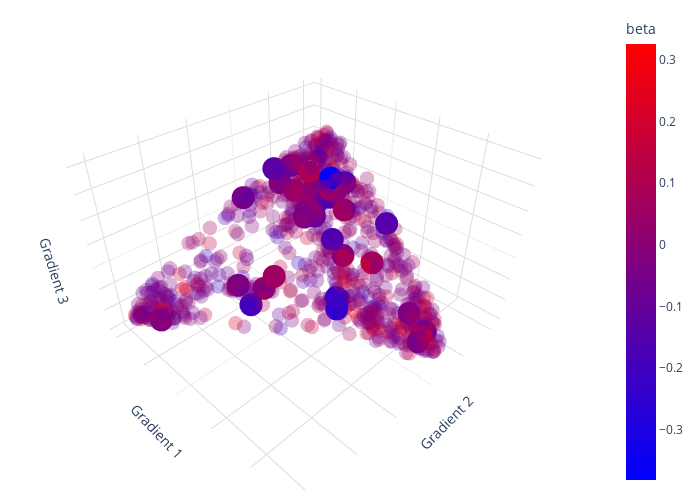

Write notebook code for a chart like this one.
### Code cell
import plotly.express as px

fig1 = px.scatter_3d(results, x="Grad2_dep", y="Grad1_dep", z="Grad3_dep",
              color_continuous_scale='Bluered', color='beta', opacity=0.3)
# Create a copy of the initial scatter plot and modify it to only show significant dots with a different color

fig1.update_traces(marker_size=5)

fig1.update_layout(scene=dict(
                    xaxis=dict(
                         backgroundcolor="white",
                         gridcolor="rgb(220, 220, 220)",
                         showbackground=True,
                         zerolinecolor="white",
                         title="Gradient 2",
                         showticklabels=False),
                    yaxis=dict(
                        backgroundcolor="white",
                        gridcolor="rgb(220, 220, 220)",
                        showbackground=True,
                        zerolinecolor="white",
                        title="Gradient 1",
                        showticklabels=False),
                    zaxis=dict(
                        backgroundcolor="white",
                        gridcolor="rgb(220, 220, 220)",
                        showbackground=True,
                        zerolinecolor="white",
                        title="Gradient 3",
                        showticklabels=False)),
                    width=700,
                    height=500,
                    margin=dict(r=10, l=10, b=10, t=10))
fig2 = px.scatter_3d(sig_df, x="Grad2_dep", y="Grad1_dep", z="Grad3_dep",
              color='beta', color_continuous_scale='Bluered', opacity=1.0)
fig1.add_trace(fig2.data[0])
fig1.show()

### Figure 1 — Plotly figure (JSON) as saved in the notebook; plotly's stock layout.template omitted (floating-point values rounded to 4 significant figures; data arrays with more than 128 entries replaced by an {"elided": "..."} marker saying what was removed)
{"data": [{"hovertemplate": "Grad2_SCZ=%{x}<br>Grad1_SCZ=%{y}<br>Grad3_SCZ=%{z}<br>beta=%{marker.color}<extra></extra>", "legendgroup": "", "marker": {"color": {"elided": "1000 float values"}, "coloraxis": "coloraxis", "opacity": 0.3, "size": 5, "symbol": "circle"}, "mode": "markers", "name": "", "scene": "scene", "showlegend": false, "type": "scatter3d", "x": {"elided": "1000 float values"}, "y": {"elided": "1000 float values"}, "z": {"elided": "1000 float values"}}, {"hovertemplate": "Grad2_SCZ=%{x}<br>Grad1_SCZ=%{y}<br>Grad3_SCZ=%{z}<br>beta=%{marker.color}<extra></extra>", "legendgroup": "", "marker": {"color": [0.03839, 0.003407, 0.06375, -0.04502, -0.1314, -0.03777, 0.1096, -0.1477, -0.006145, -0.3819, 0.09345, 0.05583, -0.04848, -0.0895, 0.1437, -0.168, -0.1985, -0.03097, -0.01401, 0.07945, -0.1368, -0.08713, -0.1525, 0.05454, -0.07302, -0.03585, 0.03584, -0.1595, -0.2852, -0.1334, 0.007573, 0.2757, -0.2101, -0.03598], "coloraxis": "coloraxis", "opacity": 1, "symbol": "circle"}, "mode": "markers", "name": "", "scene": "scene", "showlegend": false, "type": "scatter3d", "x": [-3.333, -3.11, 2.259, 2.194, 1.09, -0.2298, -1.912, -2.294, 0.4885, 0.468, 0.7322, -0.04333, -0.1522, -1.28, -0.525, -0.7589, 3.039, 3.182, 5.618, -1.194, -3.996, -4.106, -3.378, 2.363, -1.104, -0.1885, -1.786, 0.2214, 0.7918, -0.28, -0.2527, -0.3869, 1.094, -0.1272], "y": [-3.023, -2.947, -0.2232, -1.159, -0.7487, -0.6127, -0.8178, -1.271, 1.922, 1.341, 0.6223, 1.545, 5.096, 0.4522, 2.546, 4.97, -0.06904, -0.5555, -2.047, 0.5882, -3.676, -3.772, -3.13, 0.5, -2.206, -1.874, -2.759, 1.269, 2.101, 3.2, 0.9171, 5.035, 2.329, 4.605], "z": [-0.09805, -0.3846, -1.028, 2.43, 3.296, 0.8078, 1.261, 0.561, -1.331, 3.492, 3.554, 2.133, -1.765, 2.298, 0.1425, -1.773, -1.259, -0.55, -1.618, -0.8709, -1.508, -1.285, -1.642, -0.01432, 2.105, 1.819, 0.5106, 0.8986, -1.51, 2.217, 2.538, -1.625, -0.651, -0.7286]}], "layout": {"coloraxis": {"colorbar": {"title": {"text": "beta"}}, "colorscale": [[0, "rgb(0,0,255)"], [1, "rgb(255,0,0)"]]}, "height": 500, "legend": {"tracegroupgap": 0}, "margin": {"b": 10, "l": 10, "r": 10, "t": 10}, "scene": {"domain": {"x": [0, 1], "y": [0, 1]}, "xaxis": {"backgroundcolor": "white", "gridcolor": "rgb(220, 220, 220)", "showbackground": true, "showticklabels": false, "title": {"text": "Gradient 2"}, "zerolinecolor": "white"}, "yaxis": {"backgroundcolor": "white", "gridcolor": "rgb(220, 220, 220)", "showbackground": true, "showticklabels": false, "title": {"text": "Gradient 1"}, "zerolinecolor": "white"}, "zaxis": {"backgroundcolor": "white", "gridcolor": "rgb(220, 220, 220)", "showbackground": true, "showticklabels": false, "title": {"text": "Gradient 3"}, "zerolinecolor": "white"}}, "width": 700}}
